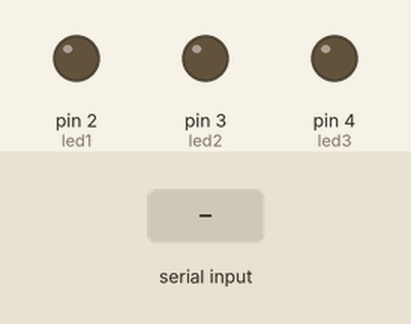
This sketch was run on a simulated Arduino Uno, built with avr-gcc and run on an emulated ATmega328P. Shown: output pins drawn as LEDs (lit = HIGH). Inputs (shaded band) come from the test bench.

Above: at 1.2 s.
1.3 s: "LED1_ON\n" received over Serial
At 2.0 s:
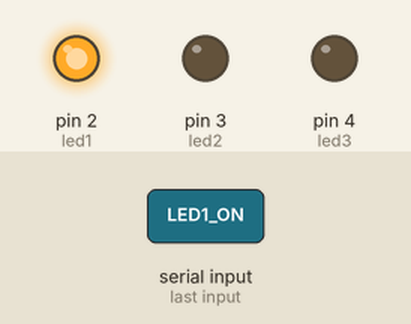
2.8 s: "LED2_ON\n" received over Serial
At 3.2 s:
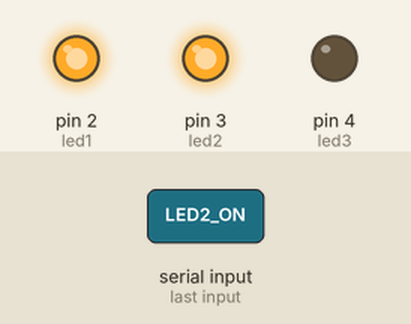
4.3 s: "LED1_OFF\n" received over Serial
At 5.5 s:
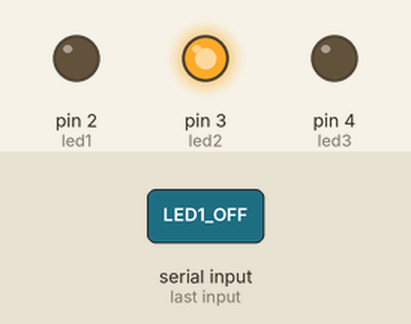
5.8 s: "LED3_ON\n" received over Serial
At 6.7 s:
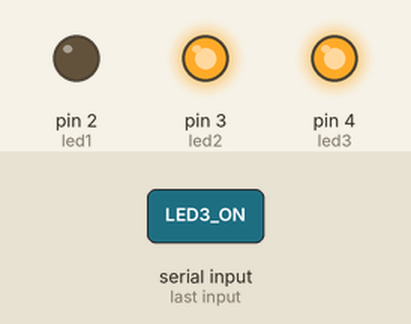
7.3 s: "LED2_OFF\n" received over Serial
At 7.8 s:
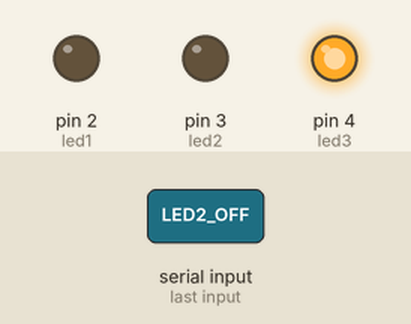
8.8 s: "LED3_OFF\n" received over Serial
At 10.2 s:
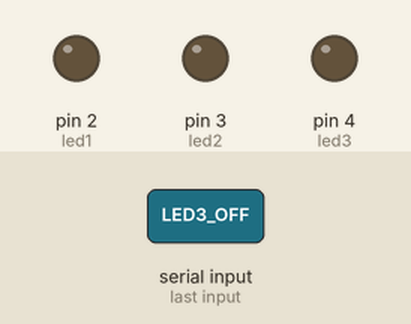
Timing chart, 0 to 11.3 s (numbered marks = the images above; inputs shaded):
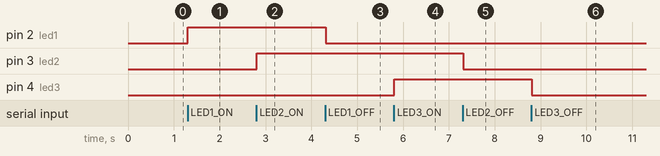

Measured:
- after the input at 1.3 s, pin 2 (led1): LOW → HIGH at once
- after the input at 2.8 s, pin 3 (led2): LOW → HIGH at once
- after the input at 4.3 s, pin 2 (led1): HIGH → LOW at once
- after the input at 5.8 s, pin 4 (led3): LOW → HIGH at once
- after the input at 7.3 s, pin 3 (led2): HIGH → LOW at once
- after the input at 8.8 s, pin 4 (led3): HIGH → LOW at once

The sketch:

sketch_nov4a.ino
```cpp
int led1 = 2; // Chân cho LED 1
int led2 = 3; // Chân cho LED 2
int led3 = 4; // Chân cho LED 3

void setup() {
  Serial.begin(9600); // Khởi động Serial với tốc độ 9600
  pinMode(led1, OUTPUT);
  pinMode(led2, OUTPUT);
  pinMode(led3, OUTPUT);
}

void loop() {
  if (Serial.available() > 0) {
    String command = Serial.readStringUntil('\n'); // Đọc lệnh từ Serial

    if (command == "LED1_ON") {
      digitalWrite(led1, HIGH);
    } else if (command == "LED1_OFF") {
      digitalWrite(led1, LOW);
    } else if (command == "LED2_ON") {
      digitalWrite(led2, HIGH);
    } else if (command == "LED2_OFF") {
      digitalWrite(led2, LOW);
    } else if (command == "LED3_ON") {
      digitalWrite(led3, HIGH);
    } else if (command == "LED3_OFF") {
      digitalWrite(led3, LOW);
    }
  }
}
```
